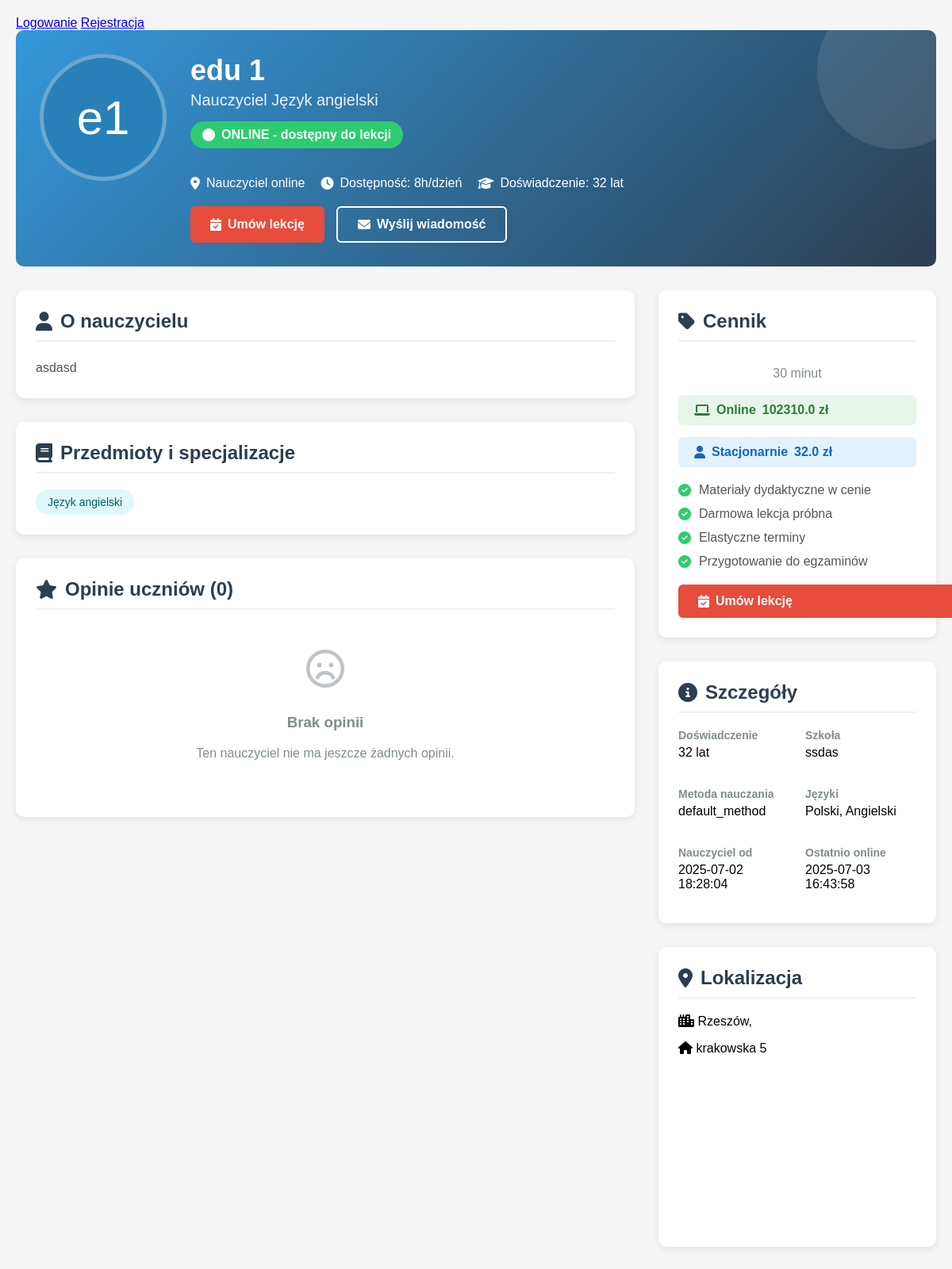
Page /teacher_profile/3 (signed in) on the committed database.
### tables this page shows
CREATE TABLE users (
                id INTEGER PRIMARY KEY AUTOINCREMENT,
                username TEXT UNIQUE NOT NULL,
                email TEXT UNIQUE NOT NULL,
                hash TEXT NOT NULL,
                role INTEGER DEFAULT 0,
                voivodeship TEXT,
                regional_teacher_id INTEGER,
                first_name TEXT,
                last_name TEXT,
                phone TEXT,
                school TEXT,
                subjects TEXT,
                experience_years INTEGER,
                bio TEXT,
                profile_picture TEXT,
                created_at TIMESTAMP DEFAULT CURRENT_TIMESTAMP,
                is_online INTEGER DEFAULT 0,
                last_online TIMESTAMP,
                teaching_modes TEXT DEFAULT 'online',
                availability_hours INTEGER DEFAULT 8,
                parental_email TEXT,
                password_setup_token TEXT,
                token_expiry TIMESTAMP,
                password_reset_token TEXT,
                password_reset_expiry TIMESTAMP,
                tmethod TEXT DEFAULT 'default_method'
            );

CREATE TABLE teacher_pricing (
                teacher_id INTEGER PRIMARY KEY,
                price_online REAL NOT NULL DEFAULT 80.0,
                price_in_person REAL NOT NULL DEFAULT 100.0,
                updated_at TIMESTAMP DEFAULT CURRENT_TIMESTAMP,
                FOREIGN KEY (teacher_id) REFERENCES users (id)
            );

CREATE TABLE pins (
                id INTEGER PRIMARY KEY AUTOINCREMENT,
                title TEXT NOT NULL,
                description TEXT,
                region TEXT NOT NULL,
                city TEXT NOT NULL,
                address TEXT NOT NULL,
                lat REAL NOT NULL,
                lng REAL NOT NULL,
                created_by INTEGER NOT NULL,
                FOREIGN KEY (created_by) REFERENCES users (id)
            );

### app.py (the view)
@app.route("/teacher_profile/<int:teacher_id>")
def teacher_profile(teacher_id):
    if "user_id" not in session:
        flash("Musisz być zalogowany, aby przeglądać profile nauczycieli", "error")
        return redirect(url_for("login"))
    db = get_db()
    teacher = db.execute("""
        SELECT u.*, p.city, p.address, p.lat, p.lng,
               rt.username as regional_teacher_name
        FROM users u
        LEFT JOIN pins p ON u.id = p.created_by
        LEFT JOIN users rt ON u.regional_teacher_id = rt.id
        WHERE u.id = ? AND u.role IN (?, ?)
    """, (teacher_id, ROLE_TEACHER, ROLE_REGIONAL_TEACHER)).fetchone()
    if not teacher:
        flash("Nauczyciel nie istnieje", "error")
        return redirect(url_for("index"))
    teacher = row_to_dict(teacher)
    availability = {}
    availability_rows = db.execute("""
        SELECT day_of_week, start_time, end_time, is_available, teaching_mode
        FROM teacher_availability
        WHERE teacher_id = ?
    """, (teacher_id,)).fetchall()
    for row in availability_rows:
        day = row['day_of_week']
        time_slot = f"{row['start_time']} - {row['end_time']}"
        if day not in availability:
            availability[day] = {}
        availability[day][time_slot] = {
            'available': row['is_available'],
            'mode': row['teaching_mode']
        }
    reviews = []
    pricing = db.execute("""
        SELECT price_online, price_in_person
        FROM teacher_pricing
        WHERE teacher_id = ?
    """, (teacher_id,)).fetchone()
    if not pricing:
        pricing = {"price_online": "brak danych", "price_in_person": "brak danych"}
    return render_template("teacher_profile.html",
                           teacher=teacher,
                           availability=availability,
                           reviews=reviews,
                           time_slots=generate_time_slots(),
                           datetime=datetime,
                           pricing=pricing)

### templates/teacher_profile.html (shortened to what this page needs)
<!DOCTYPE html>
<html lang="pl">
<head>
    <link rel="stylesheet" href="https://cdnjs.cloudflare.com/ajax/libs/font-awesome/6.4.0/css/all.min.css ">
</head>
<body>
    <nav>
        <div class="nav-left">
            {% if logged_in %}
                Witaj, <strong>{{ session.get('username') }}</strong> ({{ role }}) |
                <a href="{{ url_for('index') }}">Strona główna</a>
                <a href="{{ url_for('online_teachers') }}">Nauczyciele Online</a>
                {% if role in ['admin', 'teacher'] %}
                    <a href="{{ url_for('add') }}">Dodaj Pinezkę</a>
                {% endif %}
                {% if role == 'teacher' and teacher_has_pin %}
                    <a href="{{ url_for('edit_pin', pin_id=session.get('assigned_pin_id')) }}">Edytuj swoją pinezkę</a>
                {% endif %}
                {% if role == 'admin' %}
                    <a href="{{ url_for('users') }}">Użytkownicy</a>
                    <a href="{{ url_for('messages') }}">Wiadomości</a>
                {% endif %}
            {% else %}
                <a href="{{ url_for('login') }}">Logowanie</a>
                <a href="{{ url_for('register') }}">Rejestracja</a>
            {% endif %}
        </div>
    </nav>
    <div class="profile-container">
        <div class="profile-header">
            <div class="avatar-container">
                <div class="teacher-avatar">
                    {{ teacher.first_name[0] }}{{ teacher.last_name[0] }}
                </div>
            </div>
            <div class="profile-info">
                <h1 class="teacher-name">{{ teacher.first_name }} {{ teacher.last_name }}</h1>
                <div class="teacher-title">Nauczyciel {{ teacher.subjects.split(', ')[0] }}</div>
                <div class="status-badge">
                    <i class="fas fa-circle"></i> ONLINE - dostępny do lekcji
                </div>
                <div class="contact-info">
                    <div class="contact-item">
                        <i class="fas fa-map-marker-alt"></i>
                        {% if teacher.voivodeship %}
                            {{ teacher.voivodeship }}{% if teacher.city %}, {{ teacher.city }}{% endif %}
                        {% else %}
                            Nauczyciel online
                        {% endif %}
                    </div>
                    <div class="contact-item">
                        <i class="fas fa-clock"></i>
                        Dostępność: {{ teacher.availability_hours }}h/dzień
                    </div>
                    <div class="contact-item">
                        <i class="fas fa-graduation-cap"></i>
                        Doświadczenie: {{ teacher.experience_years }} lat
                    </div>
                </div>
                <div class="profile-actions">
                    <a href="{{ url_for('book_teacher', teacher_id=teacher.id) }}" class="btn btn-primary">
                        <i class="fas fa-calendar-check"></i> Umów lekcję
                    </a>
                    <a href="#" class="btn btn-outline">
                        <i class="fas fa-envelope"></i> Wyślij wiadomość
                    </a>
                </div>
            </div>
        </div>
        <div class="profile-content">
            <div class="main-content">
                <div class="section">
                    <h2 class="section-title"><i class="fas fa-user"></i> O nauczycielu</h2>
                    <div class="about-content">
                        {{ teacher.bio or "Nauczyciel nie dodał jeszcze opisu swojego profilu." }}
                    </div>
                </div>
                <div class="section">
                    <h2 class="section-title"><i class="fas fa-book"></i> Przedmioty i specjalizacje</h2>
                    <div class="subjects-list">
                        {% for subject in teacher.subjects.split(', ') %}
                        <div class="subject-tag">{{ subject }}</div>
                        {% endfor %}
                    </div>
                </div>
                <div class="section">
                    <h2 class="section-title"><i class="fas fa-star"></i> Opinie uczniów ({{ reviews|length }})</h2>
                    <div class="reviews-container">
                        {% if reviews %}
                            {% for review in reviews %}
                            <div class="review">
                                <div class="review-header">
                                    <div class="review-avatar">{{ review.student_name[0] }}</div>
                                    <div class="review-name">{{ review.student_name }}</div>
                                    <div class="review-date">{{ review.date }}</div>
                                </div>
                                <div class="review-rating">
                                    {% for i in range(5) %}
                                    <i class="fas fa-star{% if i >= review.rating %}-o{% endif %}"></i>
                                    {% endfor %}
                                </div>
                                <div class="review-content">
                                    {{ review.content }}
                                </div>
                            </div>
                            {% endfor %}
                        {% else %}
                            <div class="no-reviews">
                                <i class="far fa-frown"></i>
                                <h3>Brak opinii</h3>
                                <p>Ten nauczyciel nie ma jeszcze żadnych opinii.</p>
                            </div>
                        {% endif %}
                    </div>
                </div>
            </div>
            <div class="sidebar">
                <div class="section booking-card">
                    <h2 class="section-title"><i class="fas fa-tag"></i> Cennik</h2>
                    <div class="booking-price">
                        <span>30 minut</span>
                    </div>
                    <div class="modes-list">
                        <div class="mode-tag mode-online">
                            <i class="fas fa-laptop"></i> Online <span>{{ pricing.price_in_person }} zł<span/>
                        </div>
                        <div class="mode-tag mode-in-person">
                            <i class="fas fa-user"></i> Stacjonarnie <span>{{ pricing.price_online }} zł<span/>
                        </div>
                    </div>
                    <div class="booking-features">
                        <div class="feature-item">
                            <i class="fas fa-check-circle"></i>
                            <span>Materiały dydaktyczne w cenie</span>
                        </div>
                        <div class="feature-item">
                            <i class="fas fa-check-circle"></i>
                            <span>Darmowa lekcja próbna</span>
                        </div>
                        <div class="feature-item">
                            <i class="fas fa-check-circle"></i>
                            <span>Elastyczne terminy</span>
                        </div>
                        <div class="feature-item">
                            <i class="fas fa-check-circle"></i>
                            <span>Przygotowanie do egzaminów</span>
                        </div>
                    </div>
                    <a href="{{ url_for('book_teacher', teacher_id=teacher.id) }}" class="btn btn-primary" style="width: 100%;">
                        <i class="fas fa-calendar-check"></i> Umów lekcję
                    </a>
                </div>
                <div class="section">
                    <h2 class="section-title"><i class="fas fa-info-circle"></i> Szczegóły</h2>
                    <div class="info-grid">
                        <div class="info-item">
                            <div class="info-label">Doświadczenie</div>
                            <div class="info-value">{{ teacher.experience_years }} lat</div>
                        </div>
                        <div class="info-item">
                            <div class="info-label">Szkoła</div>
                            <div class="info-value">{{ teacher.school or 'Nie podano' }}</div>
                        </div>
                        <div class="info-item">
                            <div class="info-label">Metoda nauczania</div>
                            <div class="info-value">{{ teacher.tmethod }}</div>
                        </div>
                        <div class="info-item">
                            <div class="info-label">Języki</div>
                            <div class="info-value">Polski, Angielski</div>
                        </div>
                        <div class="info-item">
                            <div class="info-label">Nauczyciel od</div>
                            <div class="info-value">{{ teacher.created_at|format_date }}</div>
                        </div>
                        <div class="info-item">
                            <div class="info-label">Ostatnio online</div>
                            <div class="info-value">{{ teacher.last_online|format_datetime }}</div>
                        </div>
                    </div>
                </div>
                <div class="section">
                    <h2 class="section-title"><i class="fas fa-map-marker-alt"></i> Lokalizacja</h2>
                    {% if teacher.city %}
                    <p><i class="fas fa-city"></i> {{ teacher.city }}, {{ teacher.voivodeship }}</p>
                    <p><i class="fas fa-home"></i> {{ teacher.address or 'Nie podano adresu' }}</p>
                    <div id="mini-map" style="height: 200px; margin-top: 15px; border-radius: 8px; overflow: hidden;"></div>
                    {% else %}
                    <p>Nauczyciel prowadzi wyłącznie lekcje online</p>
                    {% endif %}
                </div>
            </div>
        </div>
    </div>
</body>
</html>

### rows in the picture
users: first_name "e", last_name "1", first_name "edu", subjects "Język angielski", availability_hours "8", experience_years "32", bio "asdasd", school "ssdas", tmethod "default_method", created_at "2025-07-02 18:28:04", last_online "2025-07-03 16:43:58"
teacher_pricing: price_in_person "102310.0", price_online "32.0"
pins: city "Rzeszów", address "krakowska 5"

### other values in the picture
{{ reviews|length }} "0"
